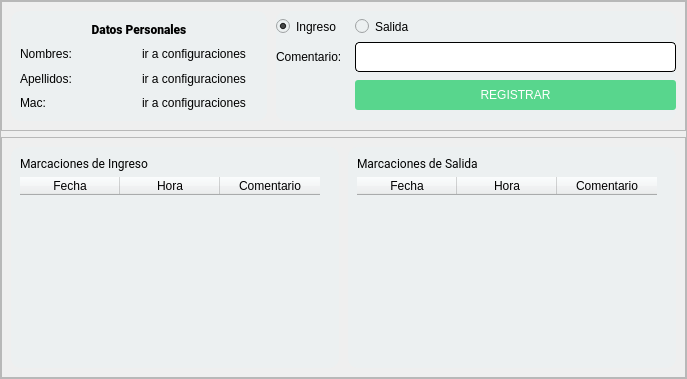
               <widget class="QWidget" name="DashBoardView">
                <layout class="QHBoxLayout" name="horizontalLayout_4">
                 <property name="spacing">
                  <number>0</number>
                 </property>
                 <property name="leftMargin">
                  <number>0</number>
                 </property>
                 <property name="topMargin">
                  <number>0</number>
                 </property>
                 <property name="rightMargin">
                  <number>0</number>
                 </property>
                 <property name="bottomMargin">
                  <number>0</number>
                 </property>
                 <item>
                  <widget class="QFrame" name="frame_6">
                   <property name="frameShape">
                    <enum>QFrame::StyledPanel</enum>
                   </property>
                   <property name="frameShadow">
                    <enum>QFrame::Raised</enum>
                   </property>
                   <layout class="QVBoxLayout" name="verticalLayout_2">
                    <property name="spacing">
                     <number>6</number>
                    </property>
                    <property name="leftMargin">
                     <number>0</number>
                    </property>
                    <property name="topMargin">
                     <number>0</number>
                    </property>
                    <property name="rightMargin">
                     <number>0</number>
                    </property>
                    <property name="bottomMargin">
                     <number>0</number>
                    </property>
                    <item>
                     <widget class="QFrame" name="frame_9">
                      <property name="maximumSize">
                       <size>
                        <width>16777215</width>
                        <height>130</height>
                       </size>
                      </property>
                      <property name="styleSheet">
                       <string notr="true"/>
                      </property>
                      <property name="frameShape">
                       <enum>QFrame::StyledPanel</enum>
                      </property>
                      <property name="frameShadow">
                       <enum>QFrame::Raised</enum>
                      </property>
                      <layout class="QHBoxLayout" name="horizontalLayout_8">
                       <property name="spacing">
                        <number>9</number>
                       </property>
                       <item>
                        <widget class="QFrame" name="frame_13">
                         <property name="sizePolicy">
                          <sizepolicy hsizetype="Expanding" vsizetype="Preferred">
                           <horstretch>0</horstretch>
                           <verstretch>0</verstretch>
                          </sizepolicy>
                         </property>
                         <property name="minimumSize">
                          <size>
                           <width>256</width>
                           <height>110</height>
                          </size>
                         </property>
                         <property name="styleSheet">
                          <string notr="true">background-color: rgb(236, 240, 241);
border-radius:10px;

</string>
                         </property>
                         <property name="frameShape">
                          <enum>QFrame::StyledPanel</enum>
                         </property>
                         <property name="frameShadow">
                          <enum>QFrame::Raised</enum>
                         </property>
                         <layout class="QHBoxLayout" name="horizontalLayout_9">
                          <item>
                           <layout class="QGridLayout" name="gridLayout">
                            <item row="2" column="0">
                             <widget class="QLabel" name="label_6">
                              <property name="text">
                               <string>Apellidos:</string>
                              </property>
                             </widget>
                            </item>
                            <item row="3" column="0">
                             <widget class="QLabel" name="label_7">
                              <property name="text">
                               <string>Mac:</string>
                              </property>
                             </widget>
                            </item>
                            <item row="1" column="0">
                             <widget class="QLabel" name="label_5">
                              <property name="text">
                               <string>Nombres:</string>
                              </property>
                             </widget>
                            </item>
                            <item row="1" column="1">
                             <widget class="QLabel" name="nameLabel">
                              <property name="text">
                               <string>ir a configuraciones</string>
                              </property>
                             </widget>
                            </item>
                            <item row="2" column="1">
                             <widget class="QLabel" name="lastnameLabel">
                              <property name="text">
                               <string>ir a configuraciones</string>
                              </property>
                             </widget>
                            </item>
                            <item row="3" column="1">
                             <widget class="QLabel" name="macLabel">
                              <property name="text">
                               <string>ir a configuraciones</string>
                              </property>
                             </widget>
                            </item>
                            <item row="0" column="0" colspan="2">
                             <widget class="QLabel" name="label_4">
                              <property name="font">
                               <font>
                                <family>Roboto Black</family>
                               </font>
                              </property>
                              <property name="text">
                               <string>Datos Personales</string>
                              </property>
                              <property name="alignment">
                               <set>Qt::AlignCenter</set>
                              </property>
                             </widget>
                            </item>
                           </layout>
                          </item>
                         </layout>
                        </widget>
                       </item>
                       <item>
                        <widget class="QFrame" name="frame_14">
                         <property name="sizePolicy">
                          <sizepolicy hsizetype="Expanding" vsizetype="Preferred">
                           <horstretch>0</horstretch>
                           <verstretch>0</verstretch>
                          </sizepolicy>
                         </property>
                         <property name="minimumSize">
                          <size>
                           <width>400</width>
                           <height>0</height>
                          </size>
                         </property>
                         <property name="maximumSize">
                          <size>
                           <width>1000</width>
                           <height>110</height>
                          </size>
                         </property>
                         <property name="styleSheet">
                          <string notr="true">background-color: rgb(236, 240, 241);
border-radius:10px;</string>
                         </property>
                         <property name="frameShape">
                          <enum>QFrame::StyledPanel</enum>
                         </property>
                         <property name="frameShadow">
                          <enum>QFrame::Raised</enum>
                         </property>
                         <layout class="QHBoxLayout" name="horizontalLayout_10">
                          <property name="spacing">
                           <number>0</number>
                          </property>
                          <property name="leftMargin">
                           <number>0</number>
                          </property>
                          <property name="topMargin">
                           <number>0</number>
                          </property>
                          <property name="rightMargin">
                           <number>0</number>
                          </property>
                          <property name="bottomMargin">
                           <number>0</number>
                          </property>
                          <item>
                           <layout class="QGridLayout" name="gridLayout_2">
                            <property name="spacing">
                             <number>0</number>
                            </property>
                            <item row="1" column="0">
                             <widget class="QLabel" name="label_11">
                              <property name="text">
                               <string>Comentario:    </string>
                              </property>
                             </widget>
                            </item>
                            <item row="0" column="0">
                             <widget class="QRadioButton" name="radIngreso">
                              <property name="text">
                               <string>Ingreso</string>
                              </property>
                              <property name="checked">
                               <bool>true</bool>
                              </property>
                             </widget>
                            </item>
                            <item row="0" column="1">
                             <widget class="QRadioButton" name="radSalida">
                              <property name="text">
                               <string>Salida</string>
                              </property>
                             </widget>
                            </item>
                            <item row="1" column="1" colspan="2">
                             <widget class="QLineEdit" name="comentario">
                              <property name="sizePolicy">
                               <sizepolicy hsizetype="Expanding" vsizetype="Fixed">
                                <horstretch>1</horstretch>
                                <verstretch>0</verstretch>
                               </sizepolicy>
                              </property>
                              <property name="minimumSize">
                               <size>
                                <width>0</width>
                                <height>30</height>
                               </size>
                              </property>
                              <property name="styleSheet">
                               <string notr="true">background-color: rgb(255, 255, 255);
border:1px solid;
border-radius:4px;</string>
                              </property>
                             </widget>
                            </item>
                            <item row="2" column="1" colspan="2">
                             <widget class="QPushButton" name="registrar_btn">
                              <property name="minimumSize">
                               <size>
                                <width>0</width>
                                <height>30</height>
                               </size>
                              </property>
                              <property name="styleSheet">
                               <string notr="true">QPushButton{
background-color: rgb(88, 214, 141 );
border-radius:3px;
color:white
}


QPushButton:hover{
border-radius:0px;
background-color: rgb(130, 224, 170);
border-radius:3px;
color:white
}

QPushButton:pressed{
	border-radius:0px;
background-color: rgb(88, 214, 141 );
border-radius:3px;
color:white
}

</string>
                              </property>
                              <property name="text">
                               <string>REGISTRAR</string>
                              </property>
                             </widget>
                            </item>
                           </layout>
                          </item>
                         </layout>
                        </widget>
                       </item>
                      </layout>
                     </widget>
                    </item>
                    <item>
                     <widget class="QFrame" name="frame_10">
                      <property name="maximumSize">
                       <size>
                        <width>16777215</width>
                        <height>241</height>
                       </size>
                      </property>
                      <property name="styleSheet">
                       <string notr="true"/>
                      </property>
                      <property name="frameShape">
                       <enum>QFrame::StyledPanel</enum>
                      </property>
                      <property name="frameShadow">
                       <enum>QFrame::Raised</enum>
                      </property>
                      <layout class="QHBoxLayout" name="horizontalLayout_7">
                       <property name="spacing">
                        <number>9</number>
                       </property>
                       <item>
                        <widget class="QFrame" name="frame_11">
                         <property name="minimumSize">
                          <size>
                           <width>328</width>
                           <height>0</height>
                          </size>
                         </property>
                         <property name="styleSheet">
                          <string notr="true">background-color: rgb(236, 240, 241);
border-radius:10px;</string>
                         </property>
                         <property name="frameShape">
                          <enum>QFrame::StyledPanel</enum>
                         </property>
                         <property name="frameShadow">
                          <enum>QFrame::Raised</enum>
                         </property>
                         <layout class="QVBoxLayout" name="verticalLayout_4">
                          <item>
                           <widget class="QLabel" name="label">
                            <property name="font">
                             <font>
                              <family>Roboto</family>
                              <pointsize>9</pointsize>
                              <italic>false</italic>
                              <bold>false</bold>
                             </font>
                            </property>
                            <property name="styleSheet">
                             <string notr="true">font: 9pt &quot;Roboto&quot;;</string>
                            </property>
                            <property name="text">
                             <string>Marcaciones de Ingreso</string>
                            </property>
                           </widget>
                          </item>
                          <item>
                           <widget class="QTableWidget" name="tableIngresos">
                            <column>
                             <property name="text">
                              <string>Fecha</string>
                             </property>
                            </column>
                            <column>
                             <property name="text">
                              <string>Hora</string>
                             </property>
                            </column>
                            <column>
                             <property name="text">
                              <string>Comentario</string>
                             </property>
                            </column>
                           </widget>
                          </item>
                         </layout>
                        </widget>
                       </item>
                       <item>
                        <widget class="QFrame" name="frame_12">
                         <property name="minimumSize">
                          <size>
                           <width>328</width>
                           <height>0</height>
                          </size>
                         </property>
                         <property name="styleSheet">
                          <string notr="true">background-color: rgb(236, 240, 241);
border-radius:10px;</string>
                         </property>
                         <property name="frameShape">
                          <enum>QFrame::StyledPanel</enum>
                         </property>
                         <property name="frameShadow">
                          <enum>QFrame::Raised</enum>
                         </property>
                         <layout class="QVBoxLayout" name="verticalLayout_5">
                          <item>
                           <widget class="QLabel" name="label_2">
                            <property name="font">
                             <font>
                              <family>Roboto</family>
                              <pointsize>9</pointsize>
                              <italic>false</italic>
                              <bold>false</bold>
                             </font>
                            </property>
                            <property name="styleSheet">
                             <string notr="true">font: 9pt &quot;Roboto&quot;;</string>
                            </property>
                            <property name="text">
                             <string>Marcaciones de Salida</string>
                            </property>
                           </widget>
                          </item>
                          <item>
                           <widget class="QTableWidget" name="tableSalidas">
                            <column>
                             <property name="text">
                              <string>Fecha</string>
                             </property>
                            </column>
                            <column>
                             <property name="text">
                              <string>Hora</string>
                             </property>
                            </column>
                            <column>
                             <property name="text">
                              <string>Comentario</string>
                             </property>
                            </column>
                           </widget>
                          </item>
                         </layout>
                        </widget>
                       </item>
                      </layout>
                     </widget>
                    </item>
                   </layout>
                  </widget>
                 </item>
                </layout>
               </widget>
